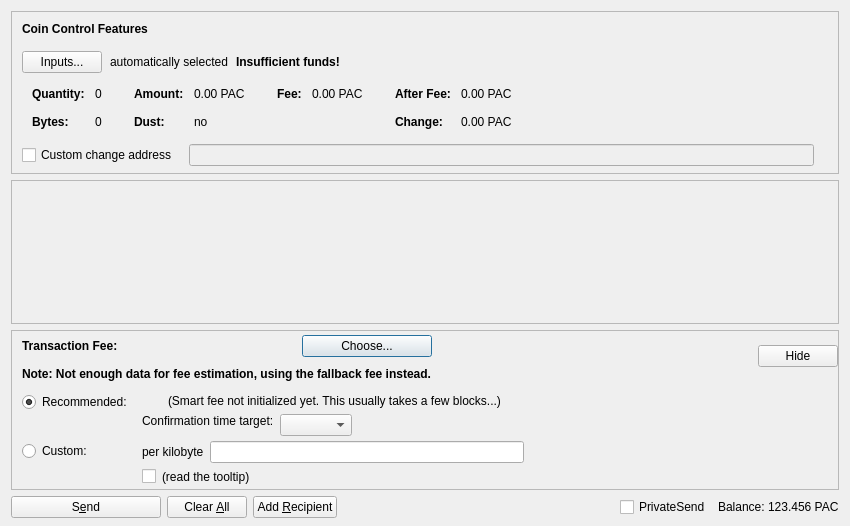
<?xml version="1.0" encoding="UTF-8"?>
<ui version="4.0">
 <class>SendCoinsDialog</class>
 <widget class="QDialog" name="SendCoinsDialog">
  <property name="geometry">
   <rect>
    <x>0</x>
    <y>0</y>
    <width>850</width>
    <height>526</height>
   </rect>
  </property>
  <property name="windowTitle">
   <string>Send Coins</string>
  </property>
  <layout class="QVBoxLayout" name="verticalLayout" stretch="0,1,0,0">
   <property name="bottomMargin">
    <number>8</number>
   </property>
   <item>
    <widget class="QFrame" name="frameCoinControl">
     <property name="sizePolicy">
      <sizepolicy hsizetype="Expanding" vsizetype="Expanding">
       <horstretch>0</horstretch>
       <verstretch>0</verstretch>
      </sizepolicy>
     </property>
     <property name="maximumSize">
      <size>
       <width>16777215</width>
       <height>16777215</height>
      </size>
     </property>
     <property name="frameShape">
      <enum>QFrame::StyledPanel</enum>
     </property>
     <property name="frameShadow">
      <enum>QFrame::Sunken</enum>
     </property>
     <layout class="QVBoxLayout" name="verticalLayoutCoinControl2">
      <property name="spacing">
       <number>0</number>
      </property>
      <property name="leftMargin">
       <number>0</number>
      </property>
      <property name="topMargin">
       <number>0</number>
      </property>
      <property name="rightMargin">
       <number>0</number>
      </property>
      <property name="bottomMargin">
       <number>6</number>
      </property>
      <item>
       <layout class="QVBoxLayout" name="verticalLayoutCoinControl" stretch="0,0,0,0,1">
        <property name="spacing">
         <number>0</number>
        </property>
        <property name="leftMargin">
         <number>10</number>
        </property>
        <property name="topMargin">
         <number>10</number>
        </property>
        <item>
         <layout class="QHBoxLayout" name="horizontalLayoutCoinControl1">
          <property name="bottomMargin">
           <number>15</number>
          </property>
          <item>
           <widget class="QLabel" name="labelCoinControlFeatures">
            <property name="sizePolicy">
             <sizepolicy hsizetype="Preferred" vsizetype="Maximum">
              <horstretch>0</horstretch>
              <verstretch>0</verstretch>
             </sizepolicy>
            </property>
            <property name="font">
             <font>
              <weight>75</weight>
              <bold>true</bold>
             </font>
            </property>
            <property name="styleSheet">
             <string notr="true">font-weight:bold;</string>
            </property>
            <property name="text">
             <string>Coin Control Features</string>
            </property>
           </widget>
          </item>
         </layout>
        </item>
        <item>
         <layout class="QHBoxLayout" name="horizontalLayoutCoinControl2" stretch="0,0,0,0">
          <property name="spacing">
           <number>8</number>
          </property>
          <property name="bottomMargin">
           <number>10</number>
          </property>
          <item>
           <widget class="QPushButton" name="pushButtonCoinControl">
            <property name="styleSheet">
             <string notr="true"/>
            </property>
            <property name="text">
             <string>Inputs...</string>
            </property>
            <property name="autoDefault">
             <bool>false</bool>
            </property>
           </widget>
          </item>
          <item>
           <widget class="QLabel" name="labelCoinControlAutomaticallySelected">
            <property name="text">
             <string>automatically selected</string>
            </property>
            <property name="margin">
             <number>5</number>
            </property>
           </widget>
          </item>
          <item>
           <widget class="QLabel" name="labelCoinControlInsuffFunds">
            <property name="font">
             <font>
              <weight>75</weight>
              <bold>true</bold>
             </font>
            </property>
            <property name="styleSheet">
             <string notr="true">font-weight:bold;</string>
            </property>
            <property name="text">
             <string>Insufficient funds!</string>
            </property>
            <property name="margin">
             <number>5</number>
            </property>
           </widget>
          </item>
          <item>
           <spacer name="horizontalSpacerCoinControl">
            <property name="orientation">
             <enum>Qt::Horizontal</enum>
            </property>
            <property name="sizeHint" stdset="0">
             <size>
              <width>40</width>
              <height>1</height>
             </size>
            </property>
           </spacer>
          </item>
         </layout>
        </item>
        <item>
         <widget class="QWidget" name="widgetCoinControl" native="true">
          <property name="sizePolicy">
           <sizepolicy hsizetype="Preferred" vsizetype="Preferred">
            <horstretch>0</horstretch>
            <verstretch>0</verstretch>
           </sizepolicy>
          </property>
          <property name="minimumSize">
           <size>
            <width>0</width>
            <height>0</height>
           </size>
          </property>
          <property name="styleSheet">
           <string notr="true"/>
          </property>
          <layout class="QHBoxLayout" name="horizontalLayoutCoinControl5">
           <property name="leftMargin">
            <number>0</number>
           </property>
           <property name="topMargin">
            <number>0</number>
           </property>
           <property name="rightMargin">
            <number>0</number>
           </property>
           <property name="bottomMargin">
            <number>0</number>
           </property>
           <item>
            <layout class="QHBoxLayout" name="horizontalLayoutCoinControl3" stretch="0,0,0,1">
             <property name="spacing">
              <number>20</number>
             </property>
             <property name="topMargin">
              <number>0</number>
             </property>
             <property name="bottomMargin">
              <number>10</number>
             </property>
             <item>
              <layout class="QFormLayout" name="formLayoutCoinControl1">
               <property name="horizontalSpacing">
                <number>10</number>
               </property>
               <property name="verticalSpacing">
                <number>14</number>
               </property>
               <property name="leftMargin">
                <number>10</number>
               </property>
               <property name="topMargin">
                <number>4</number>
               </property>
               <property name="rightMargin">
                <number>6</number>
               </property>
               <item row="0" column="0">
                <widget class="QLabel" name="labelCoinControlQuantityText">
                 <property name="font">
                  <font>
                   <weight>75</weight>
                   <bold>true</bold>
                  </font>
                 </property>
                 <property name="text">
                  <string>Quantity:</string>
                 </property>
                 <property name="margin">
                  <number>0</number>
                 </property>
                </widget>
               </item>
               <item row="0" column="1">
                <widget class="QLabel" name="labelCoinControlQuantity">
                 <property name="cursor">
                  <cursorShape>IBeamCursor</cursorShape>
                 </property>
                 <property name="contextMenuPolicy">
                  <enum>Qt::ActionsContextMenu</enum>
                 </property>
                 <property name="text">
                  <string notr="true">0</string>
                 </property>
                 <property name="margin">
                  <number>0</number>
                 </property>
                 <property name="textInteractionFlags">
                  <set>Qt::LinksAccessibleByMouse|Qt::TextSelectableByKeyboard|Qt::TextSelectableByMouse</set>
                 </property>
                </widget>
               </item>
               <item row="1" column="0">
                <widget class="QLabel" name="labelCoinControlBytesText">
                 <property name="font">
                  <font>
                   <weight>75</weight>
                   <bold>true</bold>
                  </font>
                 </property>
                 <property name="text">
                  <string>Bytes:</string>
                 </property>
                </widget>
               </item>
               <item row="1" column="1">
                <widget class="QLabel" name="labelCoinControlBytes">
                 <property name="cursor">
                  <cursorShape>IBeamCursor</cursorShape>
                 </property>
                 <property name="contextMenuPolicy">
                  <enum>Qt::ActionsContextMenu</enum>
                 </property>
                 <property name="text">
                  <string notr="true">0</string>
                 </property>
                 <property name="textInteractionFlags">
                  <set>Qt::LinksAccessibleByMouse|Qt::TextSelectableByKeyboard|Qt::TextSelectableByMouse</set>
                 </property>
                </widget>
               </item>
              </layout>
             </item>
             <item>
              <layout class="QFormLayout" name="formLayoutCoinControl2">
               <property name="horizontalSpacing">
                <number>10</number>
               </property>
               <property name="verticalSpacing">
                <number>14</number>
               </property>
               <property name="leftMargin">
                <number>6</number>
               </property>
               <property name="topMargin">
                <number>4</number>
               </property>
               <property name="rightMargin">
                <number>6</number>
               </property>
               <item row="0" column="0">
                <widget class="QLabel" name="labelCoinControlAmountText">
                 <property name="font">
                  <font>
                   <weight>75</weight>
                   <bold>true</bold>
                  </font>
                 </property>
                 <property name="text">
                  <string>Amount:</string>
                 </property>
                 <property name="margin">
                  <number>0</number>
                 </property>
                </widget>
               </item>
               <item row="0" column="1">
                <widget class="QLabel" name="labelCoinControlAmount">
                 <property name="cursor">
                  <cursorShape>IBeamCursor</cursorShape>
                 </property>
                 <property name="contextMenuPolicy">
                  <enum>Qt::ActionsContextMenu</enum>
                 </property>
                 <property name="text">
                  <string notr="true">0.00 PAC</string>
                 </property>
                 <property name="textInteractionFlags">
                  <set>Qt::LinksAccessibleByMouse|Qt::TextSelectableByKeyboard|Qt::TextSelectableByMouse</set>
                 </property>
                </widget>
               </item>
               <item row="1" column="0">
                <widget class="QLabel" name="labelCoinControlLowOutputText">
                 <property name="font">
                  <font>
                   <weight>75</weight>
                   <bold>true</bold>
                  </font>
                 </property>
                 <property name="text">
                  <string>Dust:</string>
                 </property>
                </widget>
               </item>
               <item row="1" column="1">
                <widget class="QLabel" name="labelCoinControlLowOutput">
                 <property name="cursor">
                  <cursorShape>IBeamCursor</cursorShape>
                 </property>
                 <property name="contextMenuPolicy">
                  <enum>Qt::ActionsContextMenu</enum>
                 </property>
                 <property name="text">
                  <string notr="true">no</string>
                 </property>
                 <property name="textInteractionFlags">
                  <set>Qt::LinksAccessibleByMouse|Qt::TextSelectableByKeyboard|Qt::TextSelectableByMouse</set>
                 </property>
                </widget>
               </item>
              </layout>
             </item>
             <item>
              <layout class="QFormLayout" name="formLayoutCoinControl3">
               <property name="horizontalSpacing">
                <number>10</number>
               </property>
               <property name="verticalSpacing">
                <number>14</number>
               </property>
               <property name="leftMargin">
                <number>6</number>
               </property>
               <property name="topMargin">
                <number>4</number>
               </property>
               <property name="rightMargin">
                <number>6</number>
               </property>
               <item row="0" column="0">
                <widget class="QLabel" name="labelCoinControlFeeText">
                 <property name="font">
                  <font>
                   <weight>75</weight>
                   <bold>true</bold>
                  </font>
                 </property>
                 <property name="text">
                  <string>Fee:</string>
                 </property>
                 <property name="margin">
                  <number>0</number>
                 </property>
                </widget>
               </item>
               <item row="0" column="1">
                <widget class="QLabel" name="labelCoinControlFee">
                 <property name="cursor">
                  <cursorShape>IBeamCursor</cursorShape>
                 </property>
                 <property name="contextMenuPolicy">
                  <enum>Qt::ActionsContextMenu</enum>
                 </property>
                 <property name="text">
                  <string notr="true">0.00 PAC</string>
                 </property>
                 <property name="textInteractionFlags">
                  <set>Qt::LinksAccessibleByMouse|Qt::TextSelectableByKeyboard|Qt::TextSelectableByMouse</set>
                 </property>
                </widget>
               </item>
              </layout>
             </item>
             <item>
              <layout class="QFormLayout" name="formLayoutCoinControl4">
               <property name="horizontalSpacing">
                <number>10</number>
               </property>
               <property name="verticalSpacing">
                <number>14</number>
               </property>
               <property name="leftMargin">
                <number>6</number>
               </property>
               <property name="topMargin">
                <number>4</number>
               </property>
               <property name="rightMargin">
                <number>6</number>
               </property>
               <item row="0" column="0">
                <widget class="QLabel" name="labelCoinControlAfterFeeText">
                 <property name="font">
                  <font>
                   <weight>75</weight>
                   <bold>true</bold>
                  </font>
                 </property>
                 <property name="text">
                  <string>After Fee:</string>
                 </property>
                 <property name="margin">
                  <number>0</number>
                 </property>
                </widget>
               </item>
               <item row="0" column="1">
                <widget class="QLabel" name="labelCoinControlAfterFee">
                 <property name="cursor">
                  <cursorShape>IBeamCursor</cursorShape>
                 </property>
                 <property name="contextMenuPolicy">
                  <enum>Qt::ActionsContextMenu</enum>
                 </property>
                 <property name="text">
                  <string notr="true">0.00 PAC</string>
                 </property>
                 <property name="textInteractionFlags">
                  <set>Qt::LinksAccessibleByMouse|Qt::TextSelectableByKeyboard|Qt::TextSelectableByMouse</set>
                 </property>
                </widget>
               </item>
               <item row="1" column="0">
                <widget class="QLabel" name="labelCoinControlChangeText">
                 <property name="font">
                  <font>
                   <weight>75</weight>
                   <bold>true</bold>
                  </font>
                 </property>
                 <property name="text">
                  <string>Change:</string>
                 </property>
                </widget>
               </item>
               <item row="1" column="1">
                <widget class="QLabel" name="labelCoinControlChange">
                 <property name="cursor">
                  <cursorShape>IBeamCursor</cursorShape>
                 </property>
                 <property name="contextMenuPolicy">
                  <enum>Qt::ActionsContextMenu</enum>
                 </property>
                 <property name="text">
                  <string notr="true">0.00 PAC</string>
                 </property>
                 <property name="textInteractionFlags">
                  <set>Qt::LinksAccessibleByMouse|Qt::TextSelectableByKeyboard|Qt::TextSelectableByMouse</set>
                 </property>
                </widget>
               </item>
              </layout>
             </item>
            </layout>
           </item>
          </layout>
         </widget>
        </item>
        <item>
         <layout class="QHBoxLayout" name="horizontalLayoutCoinControl4" stretch="0,0,0">
          <property name="spacing">
           <number>12</number>
          </property>
          <property name="sizeConstraint">
           <enum>QLayout::SetDefaultConstraint</enum>
          </property>
          <property name="topMargin">
           <number>5</number>
          </property>
          <property name="rightMargin">
           <number>5</number>
          </property>
          <item>
           <widget class="QCheckBox" name="checkBoxCoinControlChange">
            <property name="toolTip">
             <string>If this is activated, but the change address is empty or invalid, change will be sent to a newly generated address.</string>
            </property>
            <property name="text">
             <string>Custom change address</string>
            </property>
           </widget>
          </item>
          <item>
           <widget class="QValidatedLineEdit" name="lineEditCoinControlChange">
            <property name="enabled">
             <bool>false</bool>
            </property>
            <property name="sizePolicy">
             <sizepolicy hsizetype="Expanding" vsizetype="Fixed">
              <horstretch>0</horstretch>
              <verstretch>0</verstretch>
             </sizepolicy>
            </property>
           </widget>
          </item>
          <item>
           <widget class="QLabel" name="labelCoinControlChangeLabel">
            <property name="sizePolicy">
             <sizepolicy hsizetype="Preferred" vsizetype="Expanding">
              <horstretch>0</horstretch>
              <verstretch>0</verstretch>
             </sizepolicy>
            </property>
            <property name="minimumSize">
             <size>
              <width>0</width>
              <height>0</height>
             </size>
            </property>
            <property name="text">
             <string/>
            </property>
            <property name="margin">
             <number>3</number>
            </property>
           </widget>
          </item>
         </layout>
        </item>
        <item>
         <spacer name="verticalSpacerCoinControl">
          <property name="orientation">
           <enum>Qt::Vertical</enum>
          </property>
          <property name="sizeHint" stdset="0">
           <size>
            <width>800</width>
            <height>1</height>
           </size>
          </property>
         </spacer>
        </item>
       </layout>
      </item>
     </layout>
    </widget>
   </item>
   <item>
    <widget class="QScrollArea" name="scrollArea">
     <property name="widgetResizable">
      <bool>true</bool>
     </property>
     <widget class="QWidget" name="scrollAreaWidgetContents">
      <property name="geometry">
       <rect>
        <x>0</x>
        <y>0</y>
        <width>830</width>
        <height>104</height>
       </rect>
      </property>
      <layout class="QVBoxLayout" name="verticalLayout_2" stretch="0,1">
       <property name="leftMargin">
        <number>0</number>
       </property>
       <property name="topMargin">
        <number>0</number>
       </property>
       <property name="rightMargin">
        <number>0</number>
       </property>
       <property name="bottomMargin">
        <number>0</number>
       </property>
       <item>
        <layout class="QVBoxLayout" name="entries">
         <property name="spacing">
          <number>6</number>
         </property>
        </layout>
       </item>
       <item>
        <spacer name="verticalSpacer">
         <property name="orientation">
          <enum>Qt::Vertical</enum>
         </property>
         <property name="sizeHint" stdset="0">
          <size>
           <width>20</width>
           <height>40</height>
          </size>
         </property>
        </spacer>
       </item>
      </layout>
     </widget>
    </widget>
   </item>
   <item>
    <widget class="QFrame" name="frameFee">
     <property name="sizePolicy">
      <sizepolicy hsizetype="Expanding" vsizetype="Expanding">
       <horstretch>0</horstretch>
       <verstretch>0</verstretch>
      </sizepolicy>
     </property>
     <property name="maximumSize">
      <size>
       <width>16777215</width>
       <height>16777215</height>
      </size>
     </property>
     <property name="frameShape">
      <enum>QFrame::StyledPanel</enum>
     </property>
     <property name="frameShadow">
      <enum>QFrame::Sunken</enum>
     </property>
     <layout class="QVBoxLayout" name="verticalLayoutFee1">
      <property name="spacing">
       <number>0</number>
      </property>
      <property name="leftMargin">
       <number>0</number>
      </property>
      <property name="topMargin">
       <number>0</number>
      </property>
      <property name="rightMargin">
       <number>0</number>
      </property>
      <property name="bottomMargin">
       <number>0</number>
      </property>
      <item>
       <layout class="QVBoxLayout" name="verticalLayoutFee2" stretch="0,0,0">
        <property name="spacing">
         <number>0</number>
        </property>
        <property name="leftMargin">
         <number>10</number>
        </property>
        <property name="topMargin">
         <number>0</number>
        </property>
        <item>
         <layout class="QHBoxLayout" name="horizontalLayoutFee1">
          <property name="bottomMargin">
           <number>0</number>
          </property>
          <item>
           <layout class="QVBoxLayout" name="verticalLayoutFee7">
            <property name="spacing">
             <number>0</number>
            </property>
            <item>
             <spacer name="verticalSpacerSmartFee">
              <property name="orientation">
               <enum>Qt::Vertical</enum>
              </property>
              <property name="sizeType">
               <enum>QSizePolicy::Fixed</enum>
              </property>
              <property name="sizeHint" stdset="0">
               <size>
                <width>1</width>
                <height>4</height>
               </size>
              </property>
             </spacer>
            </item>
            <item>
             <layout class="QHBoxLayout" name="horizontalLayoutSmartFee">
              <property name="spacing">
               <number>10</number>
              </property>
              <item>
               <widget class="QLabel" name="labelFeeHeadline">
                <property name="sizePolicy">
                 <sizepolicy hsizetype="Preferred" vsizetype="Maximum">
                  <horstretch>0</horstretch>
                  <verstretch>0</verstretch>
                 </sizepolicy>
                </property>
                <property name="font">
                 <font>
                  <weight>75</weight>
                  <bold>true</bold>
                 </font>
                </property>
                <property name="styleSheet">
                 <string notr="true">font-weight:bold;</string>
                </property>
                <property name="text">
                 <string>Transaction Fee:</string>
                </property>
               </widget>
              </item>
              <item>
               <widget class="QLabel" name="labelFeeMinimized">
                <property name="text">
                 <string/>
                </property>
               </widget>
              </item>
              <item>
               <widget class="QPushButton" name="buttonChooseFee">
                <property name="text">
                 <string>Choose...</string>
                </property>
               </widget>
              </item>
             </layout>
            </item>
            <item>
             <spacer name="verticalSpacer_7">
              <property name="orientation">
               <enum>Qt::Vertical</enum>
              </property>
              <property name="sizeHint" stdset="0">
               <size>
                <width>1</width>
                <height>10</height>
               </size>
              </property>
             </spacer>
            </item>
            <item>
             <widget class="QLabel" name="fallbackFeeWarningLabel">
              <property name="toolTip">
               <string>Using the fallbackfee can result in sending a transaction that will take several hours or days (or never) to confirm. Consider choosing your fee manually or wait until you have validated the complete chain.</string>
              </property>
              <property name="font">
              <font>
                  <weight>75</weight>
                  <bold>true</bold>
              </font>
              </property>
              <property name="text">
               <string>Note: Not enough data for fee estimation, using the fallback fee instead.</string>
              </property>
              <property name="wordWrap">
               <bool>false</bool>
              </property>
             </widget>
            </item>
            <item>
             <spacer name="verticalSpacer_5">
              <property name="orientation">
               <enum>Qt::Vertical</enum>
              </property>
              <property name="sizeHint" stdset="0">
               <size>
                <width>1</width>
                <height>1</height>
               </size>
              </property>
             </spacer>
            </item>
           </layout>
          </item>
          <item>
           <spacer name="horizontalSpacer_4">
            <property name="orientation">
             <enum>Qt::Horizontal</enum>
            </property>
            <property name="sizeHint" stdset="0">
             <size>
              <width>1</width>
              <height>1</height>
             </size>
            </property>
           </spacer>
          </item>
          <item>
           <widget class="QPushButton" name="buttonMinimizeFee">
            <property name="toolTip">
             <string>collapse fee-settings</string>
            </property>
            <property name="text">
             <string>Hide</string>
            </property>
           </widget>
          </item>
         </layout>
        </item>
        <item>
         <widget class="QFrame" name="frameFeeSelection">
          <layout class="QVBoxLayout" name="verticalLayoutFee12">
           <property name="spacing">
            <number>0</number>
           </property>
           <property name="leftMargin">
            <number>0</number>
           </property>
           <property name="topMargin">
            <number>0</number>
           </property>
           <property name="rightMargin">
            <number>0</number>
           </property>
           <property name="bottomMargin">
            <number>0</number>
           </property>
           <item>
            <layout class="QGridLayout" name="gridLayoutFee">
             <property name="topMargin">
              <number>10</number>
             </property>
             <property name="bottomMargin">
              <number>4</number>
             </property>
             <property name="horizontalSpacing">
              <number>10</number>
             </property>
             <property name="verticalSpacing">
              <number>4</number>
             </property>
             <item row="1" column="1">
              <layout class="QVBoxLayout" name="verticalLayoutFee8">
               <property name="spacing">
                <number>6</number>
               </property>
               <item>
                <layout class="QHBoxLayout" name="horizontalLayoutFee13">
                 <item>
                  <widget class="QLabel" name="labelCustomPerKilobyte">
                   <property name="toolTip">
                    <string>If the custom fee is set to 1000 duffs and the transaction is only 250 bytes, then &quot;per kilobyte&quot; only pays 250 duffs in fee,&lt;br /&gt;while &quot;at least&quot; pays 1000 duffs. For transactions bigger than a kilobyte both pay by kilobyte.</string>
                   </property>
                   <property name="text">
                    <string>per kilobyte</string>
                   </property>
                  </widget>
                 </item>
                 <item>
                  <widget class="BitcoinAmountField" name="customFee"/>
                 </item>
                 <item>
                  <spacer name="horizontalSpacer_6">
                   <property name="orientation">
                    <enum>Qt::Horizontal</enum>
                   </property>
                   <property name="sizeHint" stdset="0">
                    <size>
                     <width>1</width>
                     <height>1</height>
                    </size>
                   </property>
                  </spacer>
                 </item>
                </layout>
               </item>
               <item>
                <layout class="QHBoxLayout" name="horizontalLayoutFee8">
                 <item>
                  <widget class="QCheckBox" name="checkBoxMinimumFee">
                   <property name="toolTip">
                    <string>Paying only the minimum fee is just fine as long as there is less transaction volume than space in the blocks.&lt;br /&gt;But be aware that this can end up in a never confirming transaction once there is more demand for pacglobal transactions than the network can process.</string>
                   </property>
                   <property name="text">
                    <string/>
                   </property>
                  </widget>
                 </item>
                 <item>
                  <widget class="QLabel" name="labelMinFeeWarning">
                   <property name="enabled">
                    <bool>true</bool>
                   </property>
                   <property name="toolTip">
                    <string>Paying only the minimum fee is just fine as long as there is less transaction volume than space in the blocks.&lt;br /&gt;But be aware that this can end up in a never confirming transaction once there is more demand for pacglobal transactions than the network can process.</string>
                   </property>
                   <property name="text">
                    <string>(read the tooltip)</string>
                   </property>
                   <property name="margin">
                    <number>5</number>
                   </property>
                  </widget>
                 </item>
                 <item>
                  <spacer name="horizontalSpacer_2">
                   <property name="orientation">
                    <enum>Qt::Horizontal</enum>
                   </property>
                   <property name="sizeHint" stdset="0">
                    <size>
                     <width>1</width>
                     <height>1</height>
                    </size>
                   </property>
                  </spacer>
                 </item>
                </layout>
               </item>
              </layout>
             </item>
             <item row="0" column="0">
              <layout class="QVBoxLayout" name="verticalLayoutFee4" stretch="0,1">
               <item>
                <widget class="QRadioButton" name="radioSmartFee">
                 <property name="text">
                  <string>Recommended:</string>
                 </property>
                 <property name="checked">
                  <bool>true</bool>
                 </property>
                 <attribute name="buttonGroup">
                  <string notr="true">groupFee</string>
                 </attribute>
                </widget>
               </item>
               <item>
                <spacer name="verticalSpacer_2">
                 <property name="orientation">
                  <enum>Qt::Vertical</enum>
                 </property>
                 <property name="sizeHint" stdset="0">
                  <size>
                   <width>1</width>
                   <height>1</height>
                  </size>
                 </property>
                </spacer>
               </item>
              </layout>
             </item>
             <item row="1" column="0">
              <layout class="QVBoxLayout" name="verticalLayoutFee9" stretch="0,1">
               <item>
                <widget class="QRadioButton" name="radioCustomFee">
                 <property name="text">
                  <string>Custom:</string>
                 </property>
                 <attribute name="buttonGroup">
                  <string notr="true">groupFee</string>
                 </attribute>
                </widget>
               </item>
               <item>
                <spacer name="verticalSpacer_6">
                 <property name="orientation">
                  <enum>Qt::Vertical</enum>
                 </property>
                 <property name="sizeHint" stdset="0">
                  <size>
                   <width>1</width>
                   <height>1</height>
                  </size>
                 </property>
                </spacer>
               </item>
              </layout>
             </item>
             <item row="0" column="1">
              <layout class="QVBoxLayout" name="verticalLayoutFee3" stretch="0,0,1">
               <property name="spacing">
                <number>6</number>
               </property>
               <property name="topMargin">
                <number>2</number>
               </property>
               <item>
                <layout class="QHBoxLayout" name="horizontalLayoutFee12">
                 <item>
                  <widget class="QLabel" name="labelSmartFee">
                   <property name="text">
                    <string/>
                   </property>
                   <property name="margin">
                    <number>2</number>
                   </property>
                  </widget>
                 </item>
                 <item>
                  <widget class="QLabel" name="labelFeeEstimation">
                   <property name="text">
                    <string/>
                   </property>
                  </widget>
                 </item>
                 <item>
                  <widget class="QLabel" name="labelSmartFee2">
                   <property name="text">
                    <string>(Smart fee not initialized yet. This usually takes a few blocks...)</string>
                   </property>
                   <property name="margin">
                    <number>2</number>
                   </property>
                  </widget>
                 </item>
                 <item>
                  <spacer name="horizontalSpacer_5">
                   <property name="orientation">
                    <enum>Qt::Horizontal</enum>
                   </property>
                   <property name="sizeHint" stdset="0">
                    <size>
                     <width>1</width>
                     <height>1</height>
                    </size>
                   </property>
                  </spacer>
                 </item>
                </layout>
               </item>
               <item>
                <layout class="QHBoxLayout" name="horizontalLayoutFee9">
                 <item>
                  <layout class="QVBoxLayout" name="verticalLayoutFee6">
                   <item>
                    <widget class="QLabel" name="labelSmartFee3">
                     <property name="text">
                      <string>Confirmation time target:</string>
                     </property>
                     <property name="margin">
                      <number>2</number>
                     </property>
                    </widget>
                   </item>
                   <item>
                    <spacer name="verticalSpacer_3">
                     <property name="orientation">
                      <enum>Qt::Vertical</enum>
                     </property>
                     <property name="sizeHint" stdset="0">
                      <size>
                       <width>1</width>
                       <height>1</height>
                      </size>
                     </property>
                    </spacer>
                   </item>
                  </layout>
                 </item>
                 <item>
                  <layout class="QVBoxLayout" name="verticalLayoutFee5">
                   <property name="rightMargin">
                    <number>30</number>
                   </property>
                   <item>
                    <layout class="QHBoxLayout" name="horizontalLayoutConfTarget">
                     <property name="bottomMargin">
                      <number>0</number>
                     </property>
                     <item>
                      <widget class="QComboBox" name="confTargetSelector"/>
                     </item>
                     <item>
                      <spacer name="horizontalSpacerConfTarget">
                       <property name="orientation">
                        <enum>Qt::Horizontal</enum>
                       </property>
                       <property name="sizeHint" stdset="0">
                        <size>
                         <width>40</width>
                         <height>20</height>
                        </size>
                       </property>
                      </spacer>
                     </item>
                    </layout>
                   </item>
                  </layout>
                 </item>
                </layout>
               </item>
               <item>
                <spacer name="verticalSpacer_4">
                 <property name="orientation">
                  <enum>Qt::Vertical</enum>
                 </property>
                 <property name="sizeHint" stdset="0">
                  <size>
                   <width>1</width>
                   <height>1</height>
                  </size>
                 </property>
                </spacer>
               </item>
              </layout>
             </item>
            </layout>
           </item>
          </layout>
         </widget>
        </item>
        <item>
         <spacer name="verticalSpacerFee">
          <property name="orientation">
           <enum>Qt::Vertical</enum>
          </property>
          <property name="sizeHint" stdset="0">
           <size>
            <width>800</width>
            <height>1</height>
           </size>
          </property>
         </spacer>
        </item>
       </layout>
      </item>
     </layout>
    </widget>
   </item>
   <item>
    <layout class="QHBoxLayout" name="horizontalLayout">
     <item>
      <widget class="QPushButton" name="sendButton">
       <property name="minimumSize">
        <size>
         <width>150</width>
         <height>0</height>
        </size>
       </property>
       <property name="toolTip">
        <string>Confirm the send action</string>
       </property>
       <property name="text">
        <string>S&amp;end</string>
       </property>
       <property name="autoDefault">
        <bool>false</bool>
       </property>
       <property name="default">
        <bool>false</bool>
       </property>
      </widget>
     </item>
     <item>
      <widget class="QPushButton" name="clearButton">
       <property name="sizePolicy">
        <sizepolicy hsizetype="Minimum" vsizetype="Fixed">
         <horstretch>0</horstretch>
         <verstretch>0</verstretch>
        </sizepolicy>
       </property>
       <property name="toolTip">
        <string>Clear all fields of the form.</string>
       </property>
       <property name="text">
        <string>Clear &amp;All</string>
       </property>
       <property name="autoDefault">
        <bool>false</bool>
       </property>
      </widget>
     </item>
     <item>
      <widget class="QPushButton" name="addButton">
       <property name="toolTip">
        <string>Send to multiple recipients at once</string>
       </property>
       <property name="text">
        <string>Add &amp;Recipient</string>
       </property>
       <property name="autoDefault">
        <bool>false</bool>
       </property>
      </widget>
     </item>
     <item>
      <spacer name="horizontalSpacer">
       <property name="orientation">
        <enum>Qt::Horizontal</enum>
       </property>
       <property name="sizeHint" stdset="0">
        <size>
         <width>40</width>
         <height>20</height>
        </size>
       </property>
      </spacer>
     </item>
     <item>
      <layout class="QHBoxLayout" name="horizontalLayout_2">
       <property name="spacing">
        <number>3</number>
       </property>
       <item>
        <widget class="QCheckBox" name="checkUsePrivateSend">
         <property name="minimumSize">
          <size>
           <width>95</width>
           <height>0</height>
          </size>
         </property>
         <property name="text">
          <string>PrivateSend</string>
         </property>
         <property name="checked">
          <bool>false</bool>
         </property>
        </widget>
       </item>
       <item>
        <widget class="QLabel" name="label">
         <property name="text">
          <string>Balance:</string>
         </property>
        </widget>
       </item>
       <item>
        <widget class="QLabel" name="labelBalance">
         <property name="sizePolicy">
          <sizepolicy hsizetype="Preferred" vsizetype="Fixed">
           <horstretch>0</horstretch>
           <verstretch>0</verstretch>
          </sizepolicy>
         </property>
         <property name="cursor">
          <cursorShape>IBeamCursor</cursorShape>
         </property>
         <property name="text">
          <string notr="true">123.456 PAC</string>
         </property>
         <property name="textInteractionFlags">
          <set>Qt::LinksAccessibleByMouse|Qt::TextSelectableByKeyboard|Qt::TextSelectableByMouse</set>
         </property>
        </widget>
       </item>
      </layout>
     </item>
    </layout>
   </item>
  </layout>
 </widget>
 <customwidgets>
  <customwidget>
   <class>QValidatedLineEdit</class>
   <extends>QLineEdit</extends>
   <header>qt/qvalidatedlineedit.h</header>
  </customwidget>
  <customwidget>
   <class>BitcoinAmountField</class>
   <extends>QLineEdit</extends>
   <header>qt/bitcoinamountfield.h</header>
   <container>1</container>
  </customwidget>
 </customwidgets>
 <resources>
  <include location="../dash.qrc"/>
 </resources>
 <connections/>
 <buttongroups>
  <buttongroup name="groupFee"/>
 </buttongroups>
</ui>
